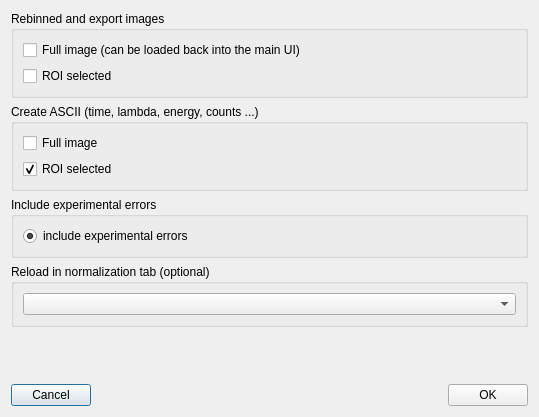
<?xml version="1.0" encoding="UTF-8"?>
<ui version="4.0">
 <class>Dialog</class>
 <widget class="QDialog" name="Dialog">
  <property name="windowModality">
   <enum>Qt::WindowModal</enum>
  </property>
  <property name="geometry">
   <rect>
    <x>0</x>
    <y>0</y>
    <width>539</width>
    <height>417</height>
   </rect>
  </property>
  <property name="windowTitle">
   <string>Bin TOF folders</string>
  </property>
  <layout class="QVBoxLayout" name="verticalLayout_2">
   <item>
    <widget class="QGroupBox" name="groupBox_3">
     <property name="title">
      <string>Rebinned and export images</string>
     </property>
     <layout class="QVBoxLayout" name="verticalLayout_4">
      <item>
       <widget class="QCheckBox" name="rebin_full_images_checkBox">
        <property name="text">
         <string>Full image (can be loaded back into the main UI)</string>
        </property>
       </widget>
      </item>
      <item>
       <widget class="QCheckBox" name="rebin_roi_selected_checkBox">
        <property name="text">
         <string>ROI selected</string>
        </property>
       </widget>
      </item>
     </layout>
    </widget>
   </item>
   <item>
    <widget class="QGroupBox" name="groupBox">
     <property name="title">
      <string>Create ASCII (time, lambda, energy, counts ...)</string>
     </property>
     <layout class="QVBoxLayout" name="verticalLayout">
      <item>
       <widget class="QCheckBox" name="ascii_full_image_checkBox">
        <property name="text">
         <string>Full image</string>
        </property>
        <property name="checked">
         <bool>false</bool>
        </property>
       </widget>
      </item>
      <item>
       <widget class="QCheckBox" name="ascii_roi_selected_checkBox">
        <property name="text">
         <string>ROI selected</string>
        </property>
        <property name="checked">
         <bool>true</bool>
        </property>
       </widget>
      </item>
     </layout>
    </widget>
   </item>
   <item>
    <widget class="QGroupBox" name="groupBox_2">
     <property name="title">
      <string>Include experimental errors</string>
     </property>
     <layout class="QVBoxLayout" name="verticalLayout_3">
      <item>
       <widget class="QRadioButton" name="use_experimental_errors_radioButton">
        <property name="text">
         <string>include experimental errors</string>
        </property>
        <property name="checked">
         <bool>true</bool>
        </property>
       </widget>
      </item>
     </layout>
    </widget>
   </item>
   <item>
    <widget class="QGroupBox" name="reload_groupBox">
     <property name="title">
      <string>Reload in normalization tab (optional)</string>
     </property>
     <layout class="QHBoxLayout" name="horizontalLayout_2">
      <item>
       <widget class="QComboBox" name="reload_comboBox"/>
      </item>
     </layout>
    </widget>
   </item>
   <item>
    <spacer name="verticalSpacer">
     <property name="orientation">
      <enum>Qt::Vertical</enum>
     </property>
     <property name="sizeHint" stdset="0">
      <size>
       <width>20</width>
       <height>74</height>
      </size>
     </property>
    </spacer>
   </item>
   <item>
    <layout class="QHBoxLayout" name="horizontalLayout">
     <item>
      <widget class="QPushButton" name="pushButton_2">
       <property name="text">
        <string>Cancel</string>
       </property>
      </widget>
     </item>
     <item>
      <spacer name="horizontalSpacer">
       <property name="orientation">
        <enum>Qt::Horizontal</enum>
       </property>
       <property name="sizeHint" stdset="0">
        <size>
         <width>40</width>
         <height>20</height>
        </size>
       </property>
      </spacer>
     </item>
     <item>
      <widget class="QPushButton" name="ok_pushButton">
       <property name="text">
        <string>OK</string>
       </property>
      </widget>
     </item>
    </layout>
   </item>
  </layout>
 </widget>
 <resources/>
 <connections>
  <connection>
   <sender>ok_pushButton</sender>
   <signal>clicked()</signal>
   <receiver>Dialog</receiver>
   <slot>ok_clicked()</slot>
   <hints>
    <hint type="sourcelabel">
     <x>422</x>
     <y>260</y>
    </hint>
    <hint type="destinationlabel">
     <x>317</x>
     <y>183</y>
    </hint>
   </hints>
  </connection>
  <connection>
   <sender>pushButton_2</sender>
   <signal>clicked()</signal>
   <receiver>Dialog</receiver>
   <slot>reject()</slot>
   <hints>
    <hint type="sourcelabel">
     <x>77</x>
     <y>260</y>
    </hint>
    <hint type="destinationlabel">
     <x>125</x>
     <y>183</y>
    </hint>
   </hints>
  </connection>
  <connection>
   <sender>ascii_full_image_checkBox</sender>
   <signal>clicked()</signal>
   <receiver>Dialog</receiver>
   <slot>bin_and_export_radio_button_clicked()</slot>
   <hints>
    <hint type="sourcelabel">
     <x>63</x>
     <y>35</y>
    </hint>
    <hint type="destinationlabel">
     <x>9</x>
     <y>96</y>
    </hint>
   </hints>
  </connection>
  <connection>
   <sender>ascii_roi_selected_checkBox</sender>
   <signal>clicked()</signal>
   <receiver>Dialog</receiver>
   <slot>bin_and_export_radio_button_clicked()</slot>
   <hints>
    <hint type="sourcelabel">
     <x>91</x>
     <y>58</y>
    </hint>
    <hint type="destinationlabel">
     <x>430</x>
     <y>85</y>
    </hint>
   </hints>
  </connection>
 </connections>
 <slots>
  <slot>ok_clicked()</slot>
  <slot>bin_and_export_radio_button_clicked()</slot>
 </slots>
</ui>
